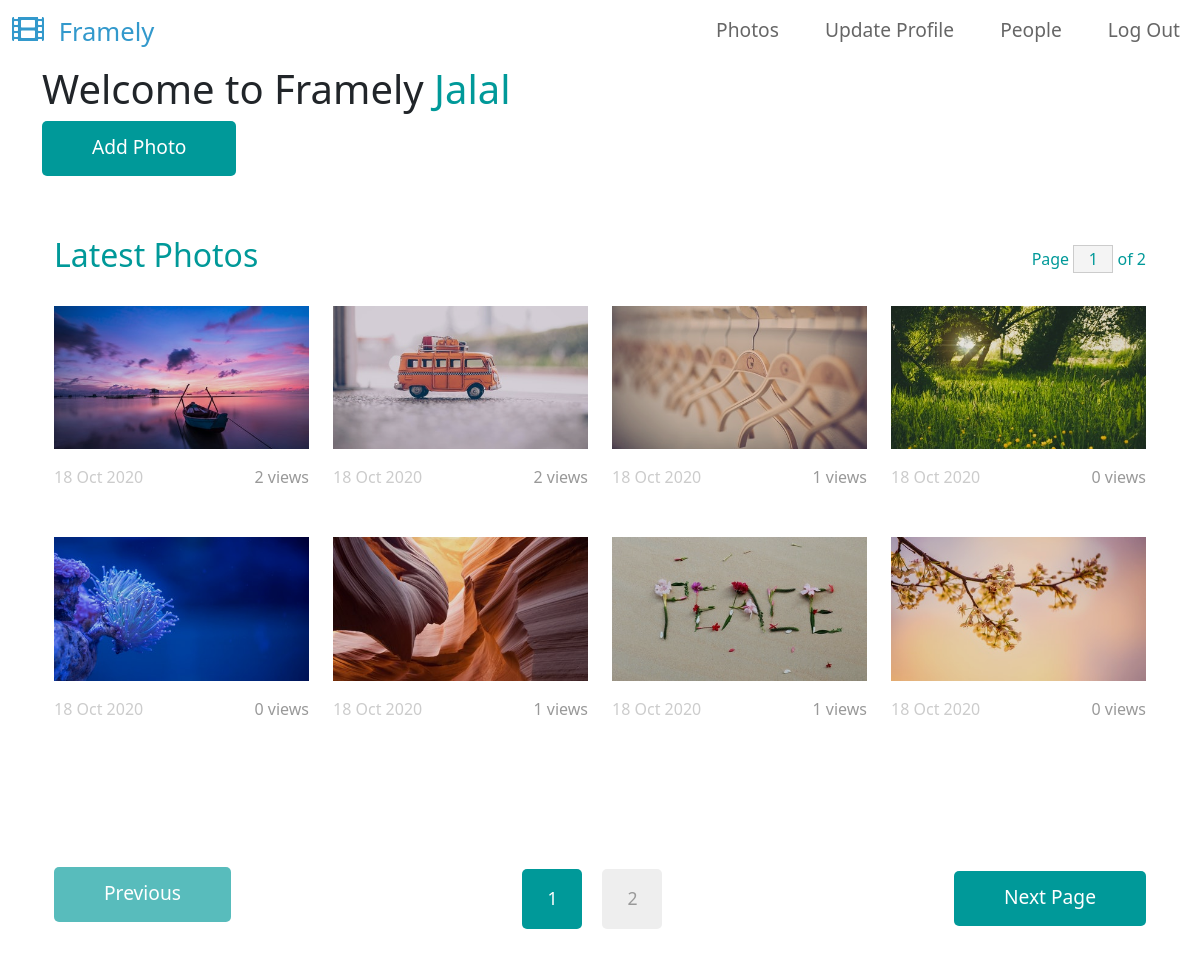
Screenshot of / (signed in) with the database file from the repository.
### base/models.py (models this page shows, shortened)
class Photo(models.Model):
    user = models.ForeignKey(
        settings.AUTH_USER_MODEL, on_delete=models.CASCADE, null=True, blank=True
    )
    short_title = models.CharField(max_length=15)
    slug = models.SlugField(blank=True)
    image = models.ImageField(max_length=200)
    created = models.DateField(auto_now_add=True)
    views = models.ManyToManyField(
        settings.AUTH_USER_MODEL,
        related_name="photos_viewed",
    )
    class Meta:
        ordering = ["-created", "-id"]

### base/views.py (the view)
# urls.py: path("", views.HomeView.as_view(), name="home"),
class HomeView(View):
    template_name = "home.html"
    photo_list = Photo.objects.all()
    def get(self, request):
        paginator = Paginator(self.photo_list, 8)
        num_pages = paginator.num_pages
        page_range = paginator.page_range
        page = request.GET.get("page") or 1
        if int(page) not in page_range:
            page = num_pages
        current_page = paginator.get_page(page)
        context = {
            "current_page": current_page,
            "page_num": int(page),
            "num_pages": num_pages,
            "page_range": page_range,
        }
        return render(request, self.template_name, context=context)

### templates/home.html (shortened to what this page needs)
{% extends 'base.html' %}
{% block content %}
    <h1>Welcome to Framely
        <span class="tm-text-primary">
        {% if request.user.is_authenticated %}
            {{user.username}}
        {% else %}
            Anonymous
        {% endif %}
        </span>
    </h1>
    <a href="{% url 'create-photo' %}" class="btn btn-primary tm-btn">Add Photo</a>
    <div class="container-fluid tm-container-content tm-mt-60">
        <div class="row mb-4">
            <h2 class="col-6 tm-text-primary">
                Latest Photos
            </h2>
            <div class="col-6 d-flex justify-content-end align-items-center">
                <form action="" class="tm-text-primary">
                    Page <input name="page" type="text" value="{{page_num}}" size="1" class="tm-input-paging tm-text-primary"> of {{num_pages}}
                </form>
            </div>
        </div>
        <div class="row tm-mb-90 tm-gallery">
            {% for photo in current_page %}
            <div class="col-xl-3 col-lg-4 col-md-6 col-sm-6 col-12 mb-5">
                <figure class="effect-ming tm-video-item">
                    <img src="{{photo.image.url}}" alt="Image" class="img-fluid">
                    <figcaption class="d-flex align-items-center justify-content-center">
                    </figcaption>
                </figure>
                <div class="d-flex justify-content-between tm-text-gray">
                    <span class="tm-text-gray-light">18 Oct 2020</span>
                    <span>{{photo.views.count}} views</span>
                </div>
            </div>
            {% endfor %}
        </div>
        <div class="row tm-mb-90">
            <div class="col-12 d-flex justify-content-between align-items-center tm-paging-col">
                {% if current_page.has_previous %}
                    <a href="{% url 'home' %}?page={{current_page.previous_page_number}}" class="btn btn-primary tm-btn-prev mb-2">Previous</a>
                {% else %}
                    <a href="javascript:void(0);" class="btn btn-primary tm-btn-prev mb-2 disabled">Previous</a>
                {% endif %}
                <div class="tm-paging d-flex">
                    {% for i in page_range %}
                        <a href="{% url 'home' %}?page={{i}}" class="{% if i == page_num %}active{% endif %} tm-paging-link">{{i}}</a>
                    {% endfor %}
                </div>
                {% if current_page.has_next %}
                    <a href="{% url 'home' %}?page={{current_page.next_page_number}}" class="btn btn-primary tm-btn-next">Next Page</a>
                {% else %}
                    <a href="javascript:void(0);" class="btn btn-primary tm-btn-next disabled">Next Page</a>
                {% endif %}
            </div>
        </div>
    </div>
{% endblock %}

### static/css/templatemo-style.css (style rules this page uses)
a { text-decoration: none; transition: all 0.3s ease; }
.container-fluid { max-width: 1770px; }
.btn { border-radius: 0; }
.btn-primary { background-color: #009999; border: 0; border-radius: 5px; padding: 12px 50px 14px; font-size: 1.2rem; }
.btn-primary.disabled, .btn-primary:disabled { background-color: #009999; pointer-events: all; cursor: not-allowed; }
.tm-mt-60 { margin-top: 60px; }
.tm-mb-90 { margin-bottom: 90px; }
.tm-text-primary { color: #009999; }
.tm-input-paging { width: 40px; border-radius: 0; border: 1px solid #CCCCCC; background: #f4f4f4; text-align: center; }
p, .tm-text-gray { color: #999; }
.tm-text-gray-light { color: #CCC; }
.tm-video-item { position: relative; overflow: hidden; text-align: center; cursor: pointer; }
.tm-video-item img { position: relative; display: block; min-height: 100%; max-width: 100%; opacity: 0.8; }
.tm-video-item figcaption { padding: 2em; color: #fff; text-transform: uppercase; font-size: 1.25em; -webkit-backface-visibility: hidden; backface-visibility: hidden; }
.tm-video-item figcaption::before, .tm-video-item figcaption::after { pointer-events: none; }
.tm-video-item figcaption, .tm-video-item figcaption > a { position: absolute; top: 0; left: 0; width: 100%; height: 100%; }
.tm-paging-link { display: flex; justify-content: center; align-items: center; width: 60px; height: 60px; font-size: 1.1rem; color: #999; background-color: #EEEEEE; margin: 10px; border-radius: 5px; text-decoration: none; transition: all 0.3s ease; }
.tm-paging-link:hover, .tm-paging-link.active { background-color: #009999; color: #fff; }
figure.effect-ming { background: #030c17; }
figure.effect-ming img { opacity: 0.9; -webkit-transition: opacity 0.35s; transition: opacity 0.35s; }
figure.effect-ming figcaption::before { position: absolute; top: 30px; right: 30px; bottom: 30px; left: 30px; border: 2px solid #fff; box-shadow: 0 0 0 30px rgba(255,255,255,0.2); content: ''; opacity: 0; -webkit-transition: opacity 0.35s, -webkit-transform 0.35s; transition: opacity 0.35s, transform 0.35s; -webkit-transform: scale3d(1.4,1.4,1); transform: scale3d(1.4,1.4,1); }

### rows the page displays
Photo: image (picture), views.count "2"
Photo: image (picture), views.count "2"
Photo: image (picture), views.count "1"
Photo: image (picture), views.count "0"
Photo: image (picture), views.count "0"
Photo: image (picture), views.count "1"
Photo: image (picture), views.count "1"
Photo: image (picture), views.count "0"

### other values shown
{{ user.username }} "Jalal"
{{ num_pages }} "2"
{{ i }} "1" "2"
